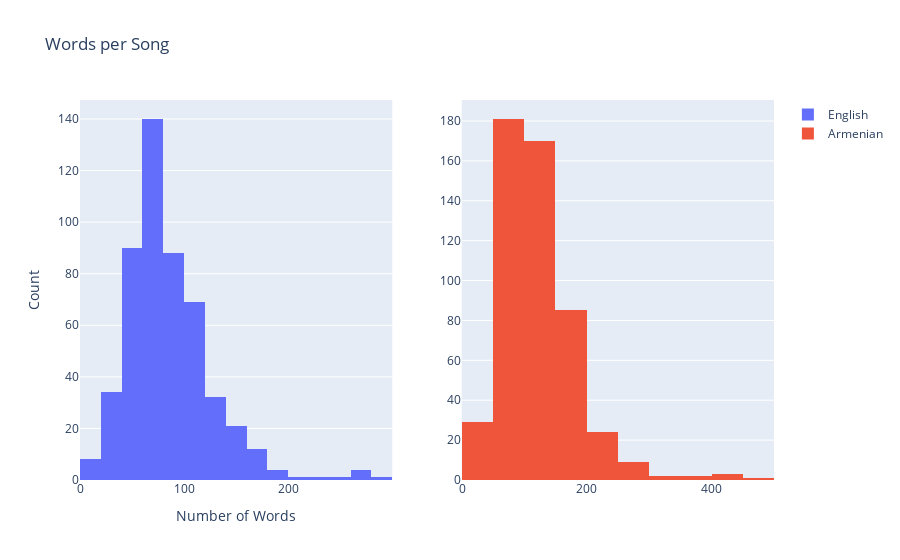

Notebook code for this chart:
### Code cell
from plotly.subplots import make_subplots

# Create two subplots
fig = make_subplots(rows=1, cols=2)

# Plot for n_tokens_en
fig.add_trace(
    go.Histogram(x=df['n_stems_en'], nbinsx=20, name='English'),
    row=1, col=1
)

# Plot for n_tokens_hy
fig.add_trace(
    go.Histogram(x=df['n_tokens_hy'], nbinsx=20, name='Armenian'),
    row=1, col=2
)

# Update layout
fig.update_layout(
    title='Words per Song',
    xaxis=dict(title='Number of Words'),
    yaxis=dict(title='Count'),
    barmode='overlay'
)

# Show the plot
fig.show()

### Figure 1 — Plotly figure (JSON) as saved in the notebook; plotly's stock layout.template omitted (floating-point values rounded to 4 significant figures; data arrays with more than 128 entries replaced by an {"elided": "..."} marker saying what was removed)
{"data": [{"name": "English", "nbinsx": 20, "type": "histogram", "x": {"elided": "506 int values"}, "xaxis": "x", "yaxis": "y"}, {"name": "Armenian", "nbinsx": 20, "type": "histogram", "x": {"elided": "506 int values"}, "xaxis": "x2", "yaxis": "y2"}], "layout": {"barmode": "overlay", "title": {"text": "Words per Song"}, "xaxis": {"anchor": "y", "domain": [0, 0.45], "title": {"text": "Number of Words"}}, "xaxis2": {"anchor": "y2", "domain": [0.55, 1]}, "yaxis": {"anchor": "x", "domain": [0, 1], "title": {"text": "Count"}}, "yaxis2": {"anchor": "x2", "domain": [0, 1]}}}
